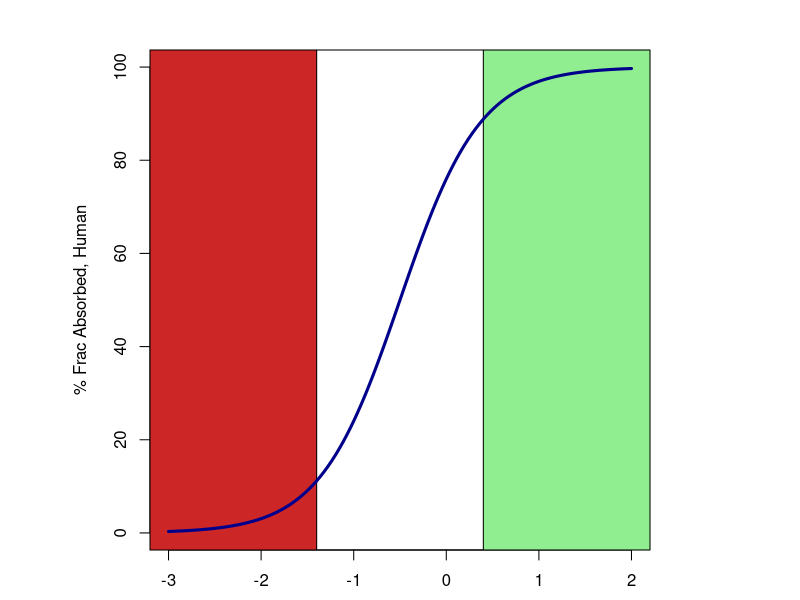
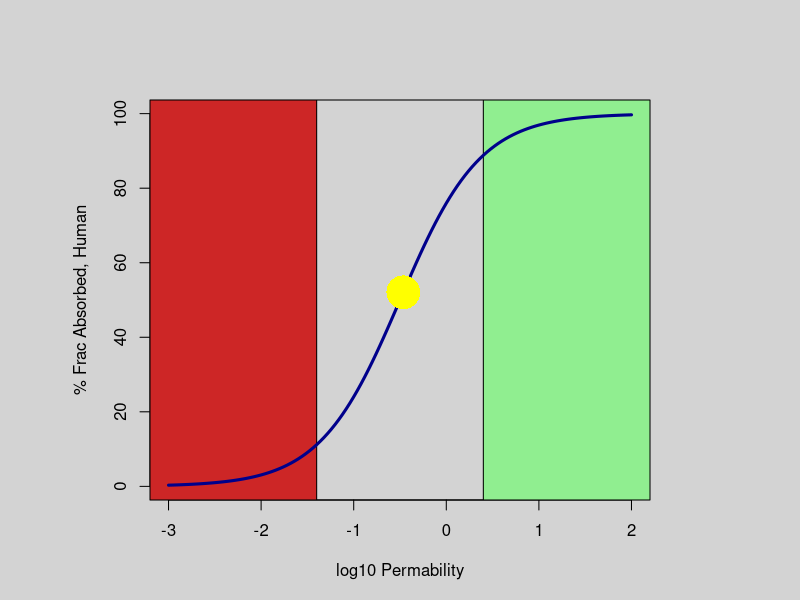

Here is the R script that generated these plots, in order:
## ---- chunk 1
logPlot<-seq(-3, 2, by=0.04)
PlotXs<-10^(logPlot)
PlotYs<-100/(1+(1/(sqrt(10)*PlotXs)))
par(bg="white", pin=c(5,5))
plot(logPlot,PlotYs,xlab="log10 Permability",ylab="% Frac Absorbed, Human", type="n")
x<-par("usr")
xRed<-(2*x[1]+x[2])/3
rect(x[1],x[3],xRed,x[4],col="firebrick3")
xGrn<-(x[1]+2*x[2])/3
rect(xGrn,x[3],x[2],x[4],col="lightgreen")
points(logPlot,PlotYs, type="l", col="darkblue", lwd=3)
## ---- chunk 2
pAppModel<-function(pH, pKa, logP, TPSA) {
  -1.64 + 0.85*logP - 0.025*TPSA - 0.27*(pKa-pH)
}
logPlot<-seq(-3, 2, by=0.04)
PlotXs<-10^(logPlot)
PlotYs<-100/(1+(1/(sqrt(10)*PlotXs)))
par(bg="lightgray", pin=c(5,4))
plot(logPlot,PlotYs,xlab="log10 Permability",ylab="% Frac Absorbed, Human", type="n")
x<-par("usr")
xRed<-(2*x[1]+x[2])/3
rect(x[1],x[3],xRed,x[4],col="firebrick3")
xGrn<-(x[1]+2*x[2])/3
rect(xGrn,x[3],x[2],x[4],col="lightgreen")
points(logPlot,PlotYs, type="l", col="darkblue", lwd=3)
xCalc<-pAppModel(6.5, 8.2, 3.1, 40)
xCalc2<-10^xCalc
yCalc<-100/(1+(1/(sqrt(10)*xCalc2)))
points(xCalc, yCalc, type="p", pch=16, col="yellow", cex=4.5)
